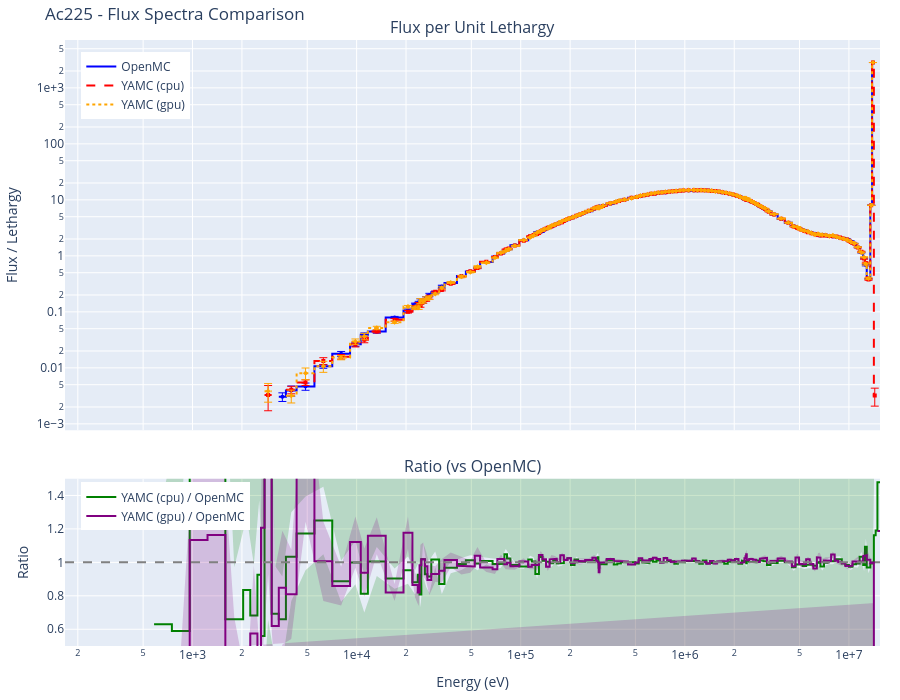
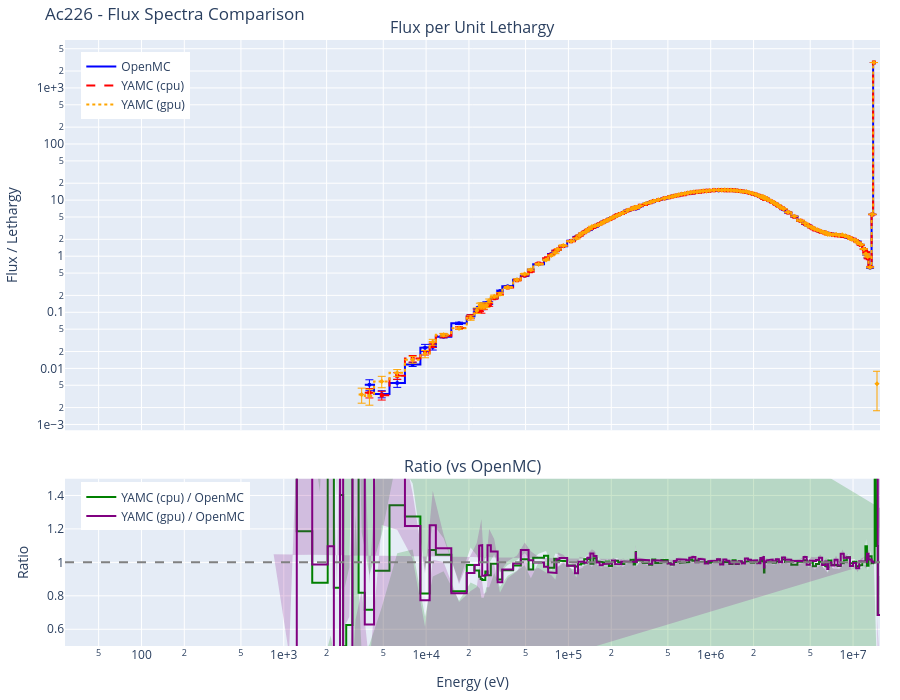
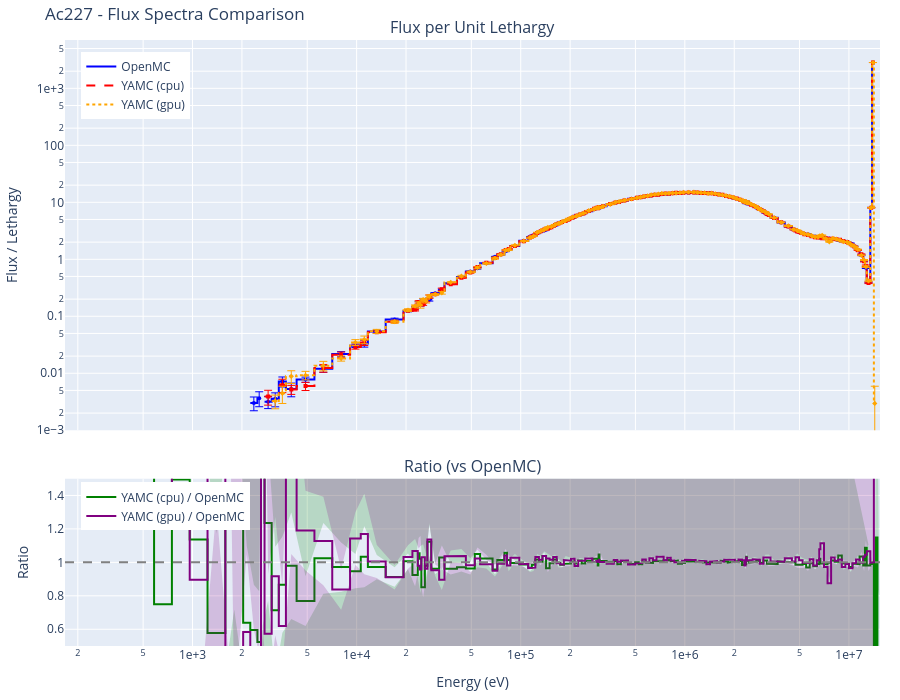
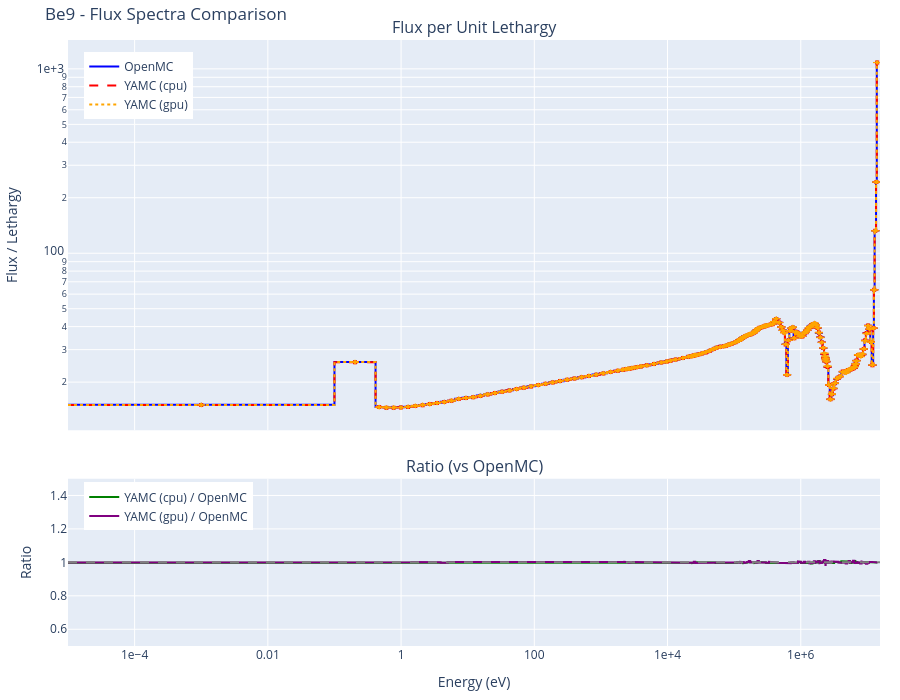

The notebook cell saved with these charts, in order:
### Markdown cell above
## Results by Nuclide

Below are the comparison results for each nuclide. Each section includes:

- Interactive flux spectra plot (log-log scale)
- YAMC/OpenMC ratio plot with uncertainty band
- Tally comparison table sorted by relative difference
- Performance comparison (particles/second)

### Code cell
# Display results for each nuclide
for nuclide, results in all_results.items():
    openmc_results = results.get('openmc')  # may be None when openmc-cpu not in MC_BACKENDS

    # Collect available YAMC backends in the order the user requested
    yamc_results_by_backend = {}
    for compute in COMPUTES:
        yres = results.get(f'yamc-{compute}')
        if yres is not None:
            yamc_results_by_backend[compute] = yres

    display(Markdown(f"## {nuclide}"))

    # Performance line — one entry per code/backend that ran
    perf_parts = []
    if openmc_results is not None:
        perf_parts.append(f"OpenMC: {openmc_results['particles/s']:,.0f} particles/s")
    for compute, yres in yamc_results_by_backend.items():
        perf_parts.append(f"YAMC ({compute}): {yres['particles/s']:,.0f} particles/s")
    display(Markdown(f"**Performance:** " + " | ".join(perf_parts)))

    # Combined flux spectra plot
    fig = create_comparison_plot(openmc_results, yamc_results_by_backend)
    fig.update_layout(title=f"{nuclide} - Flux Spectra Comparison")
    fig.show()

    # Spectral agreement: each yamc backend vs the reference (openmc when
    # present, else the first yamc backend).
    if openmc_results is not None:
        ref_label = 'OpenMC'
        ref_results = openmc_results
        comparisons = list(yamc_results_by_backend.items())
    elif len(yamc_results_by_backend) >= 2:
        backends = list(yamc_results_by_backend)
        ref_label = f'YAMC ({backends[0]})'
        ref_results = yamc_results_by_backend[backends[0]]
        comparisons = [(b, yamc_results_by_backend[b]) for b in backends[1:]]
    else:
        comparisons = []

    for compute, yres in comparisons:
        heading = (
            f"#### Spectral Agreement (YAMC {compute} vs {ref_label})"
            if len(comparisons) > 1 or openmc_results is None
            else "#### Spectral Agreement"
        )
        display(Markdown(heading))
        stats = calculate_spectral_agreement(ref_results, yres)
        display(create_agreement_table(stats).style.hide(axis='index'))

    # Combined tally table
    display(Markdown("#### Tally Comparison"))
    table = create_tally_table(openmc_results, yamc_results_by_backend)
    display(table.style.hide(axis='index'))

    print()  # spacing

### Figure 1 — Plotly figure (JSON) as saved in the notebook; plotly's stock layout.template omitted (floating-point values rounded to 4 significant figures; data arrays with more than 128 entries replaced by an {"elided": "..."} marker saying what was removed)
{"data": [{"legend": "legend", "line": {"color": "blue", "width": 2}, "mode": "lines", "name": "OpenMC", "showlegend": true, "type": "scatter", "x": {"elided": "350 float values"}, "xaxis": "x", "y": {"elided": "350 float values"}, "yaxis": "y"}, {"error_y": {"array": {"elided": "175 float values"}, "color": "blue", "thickness": 1, "type": "data", "visible": true}, "marker": {"color": "blue", "size": 4, "symbol": "circle"}, "mode": "markers", "name": "OpenMC error", "showlegend": false, "type": "scatter", "x": {"elided": "175 float values"}, "xaxis": "x", "y": {"elided": "175 float values"}, "yaxis": "y"}, {"legend": "legend", "line": {"color": "red", "dash": "dash", "width": 2}, "mode": "lines", "name": "YAMC (cpu)", "showlegend": true, "type": "scatter", "x": {"elided": "350 float values"}, "xaxis": "x", "y": {"elided": "350 float values"}, "yaxis": "y"}, {"error_y": {"array": {"elided": "175 float values"}, "color": "red", "thickness": 1, "type": "data", "visible": true}, "marker": {"color": "red", "size": 4, "symbol": "square"}, "mode": "markers", "name": "YAMC (cpu) error", "showlegend": false, "type": "scatter", "x": {"elided": "175 float values"}, "xaxis": "x", "y": {"elided": "175 float values"}, "yaxis": "y"}, {"legend": "legend", "line": {"color": "orange", "dash": "dot", "width": 2}, "mode": "lines", "name": "YAMC (gpu)", "showlegend": true, "type": "scatter", "x": {"elided": "350 float values"}, "xaxis": "x", "y": {"elided": "350 float values"}, "yaxis": "y"}, {"error_y": {"array": {"elided": "175 float values"}, "color": "orange", "thickness": 1, "type": "data", "visible": true}, "marker": {"color": "orange", "size": 4, "symbol": "diamond"}, "mode": "markers", "name": "YAMC (gpu) error", "showlegend": false, "type": "scatter", "x": {"elided": "175 float values"}, "xaxis": "x", "y": {"elided": "175 float values"}, "yaxis": "y"}, {"legend": "legend2", "line": {"color": "green", "width": 2}, "mode": "lines", "name": "YAMC (cpu) / OpenMC", "showlegend": true, "type": "scatter", "x": {"elided": "350 float values"}, "xaxis": "x2", "y": {"elided": "350 float values"}, "yaxis": "y2"}, {"fill": "toself", "fillcolor": "rgba(0, 128, 0, 0.2)", "line": {"color": "rgba(255,255,255,0)"}, "name": "YAMC (cpu) / OpenMC uncertainty", "showlegend": false, "type": "scatter", "x": {"elided": "350 float values"}, "xaxis": "x2", "y": {"elided": "350 float values"}, "yaxis": "y2"}, {"legend": "legend2", "line": {"color": "purple", "width": 2}, "mode": "lines", "name": "YAMC (gpu) / OpenMC", "showlegend": true, "type": "scatter", "x": {"elided": "350 float values"}, "xaxis": "x2", "y": {"elided": "350 float values"}, "yaxis": "y2"}, {"fill": "toself", "fillcolor": "rgba(128, 0, 128, 0.2)", "line": {"color": "rgba(255,255,255,0)"}, "name": "YAMC (gpu) / OpenMC uncertainty", "showlegend": false, "type": "scatter", "x": {"elided": "350 float values"}, "xaxis": "x2", "y": {"elided": "350 float values"}, "yaxis": "y2"}], "layout": {"annotations": [{"font": {"size": 16}, "showarrow": false, "text": "Flux per Unit Lethargy", "x": 0.5, "xanchor": "center", "xref": "paper", "y": 1.0, "yanchor": "bottom", "yref": "paper"}, {"font": {"size": 16}, "showarrow": false, "text": "Ratio (vs OpenMC)", "x": 0.5, "xanchor": "center", "xref": "paper", "y": 0.276, "yanchor": "bottom", "yref": "paper"}], "height": 700, "legend": {"x": 0.02, "xanchor": "left", "y": 0.98, "yanchor": "top"}, "legend2": {"x": 0.02, "xanchor": "left", "y": 0.27, "yanchor": "top"}, "margin": {"b": 40, "l": 60, "r": 20, "t": 40}, "shapes": [{"line": {"color": "gray", "dash": "dash"}, "type": "line", "x0": 0, "x1": 1, "xref": "x2 domain", "y0": 1.0, "y1": 1.0, "yref": "y2"}], "title": {"text": "Ac225 - Flux Spectra Comparison"}, "xaxis": {"anchor": "y", "domain": [0.0, 1.0], "exponentformat": "e", "matches": "x2", "range": [2.223, 7.189], "showticklabels": false, "type": "log"}, "xaxis2": {"anchor": "y2", "domain": [0.0, 1.0], "exponentformat": "e", "range": [2.223, 7.189], "title": {"text": "Energy (eV)"}, "type": "log"}, "yaxis": {"anchor": "x", "domain": [0.356, 1.0], "exponentformat": "e", "title": {"text": "Flux / Lethargy"}, "type": "log"}, "yaxis2": {"anchor": "x2", "domain": [0.0, 0.276], "range": [0.5, 1.5], "title": {"text": "Ratio"}}}}

### Figure 2 — Plotly figure (JSON) as saved in the notebook; plotly's stock layout.template omitted (floating-point values rounded to 4 significant figures; data arrays with more than 128 entries replaced by an {"elided": "..."} marker saying what was removed)
{"data": [{"legend": "legend", "line": {"color": "blue", "width": 2}, "mode": "lines", "name": "OpenMC", "showlegend": true, "type": "scatter", "x": {"elided": "350 float values"}, "xaxis": "x", "y": {"elided": "350 float values"}, "yaxis": "y"}, {"error_y": {"array": {"elided": "175 float values"}, "color": "blue", "thickness": 1, "type": "data", "visible": true}, "marker": {"color": "blue", "size": 4, "symbol": "circle"}, "mode": "markers", "name": "OpenMC error", "showlegend": false, "type": "scatter", "x": {"elided": "175 float values"}, "xaxis": "x", "y": {"elided": "175 float values"}, "yaxis": "y"}, {"legend": "legend", "line": {"color": "red", "dash": "dash", "width": 2}, "mode": "lines", "name": "YAMC (cpu)", "showlegend": true, "type": "scatter", "x": {"elided": "350 float values"}, "xaxis": "x", "y": {"elided": "350 float values"}, "yaxis": "y"}, {"error_y": {"array": {"elided": "175 float values"}, "color": "red", "thickness": 1, "type": "data", "visible": true}, "marker": {"color": "red", "size": 4, "symbol": "square"}, "mode": "markers", "name": "YAMC (cpu) error", "showlegend": false, "type": "scatter", "x": {"elided": "175 float values"}, "xaxis": "x", "y": {"elided": "175 float values"}, "yaxis": "y"}, {"legend": "legend", "line": {"color": "orange", "dash": "dot", "width": 2}, "mode": "lines", "name": "YAMC (gpu)", "showlegend": true, "type": "scatter", "x": {"elided": "350 float values"}, "xaxis": "x", "y": {"elided": "350 float values"}, "yaxis": "y"}, {"error_y": {"array": {"elided": "175 float values"}, "color": "orange", "thickness": 1, "type": "data", "visible": true}, "marker": {"color": "orange", "size": 4, "symbol": "diamond"}, "mode": "markers", "name": "YAMC (gpu) error", "showlegend": false, "type": "scatter", "x": {"elided": "175 float values"}, "xaxis": "x", "y": {"elided": "175 float values"}, "yaxis": "y"}, {"legend": "legend2", "line": {"color": "green", "width": 2}, "mode": "lines", "name": "YAMC (cpu) / OpenMC", "showlegend": true, "type": "scatter", "x": {"elided": "350 float values"}, "xaxis": "x2", "y": {"elided": "350 float values"}, "yaxis": "y2"}, {"fill": "toself", "fillcolor": "rgba(0, 128, 0, 0.2)", "line": {"color": "rgba(255,255,255,0)"}, "name": "YAMC (cpu) / OpenMC uncertainty", "showlegend": false, "type": "scatter", "x": {"elided": "350 float values"}, "xaxis": "x2", "y": {"elided": "350 float values"}, "yaxis": "y2"}, {"legend": "legend2", "line": {"color": "purple", "width": 2}, "mode": "lines", "name": "YAMC (gpu) / OpenMC", "showlegend": true, "type": "scatter", "x": {"elided": "350 float values"}, "xaxis": "x2", "y": {"elided": "350 float values"}, "yaxis": "y2"}, {"fill": "toself", "fillcolor": "rgba(128, 0, 128, 0.2)", "line": {"color": "rgba(255,255,255,0)"}, "name": "YAMC (gpu) / OpenMC uncertainty", "showlegend": false, "type": "scatter", "x": {"elided": "350 float values"}, "xaxis": "x2", "y": {"elided": "350 float values"}, "yaxis": "y2"}], "layout": {"annotations": [{"font": {"size": 16}, "showarrow": false, "text": "Flux per Unit Lethargy", "x": 0.5, "xanchor": "center", "xref": "paper", "y": 1.0, "yanchor": "bottom", "yref": "paper"}, {"font": {"size": 16}, "showarrow": false, "text": "Ratio (vs OpenMC)", "x": 0.5, "xanchor": "center", "xref": "paper", "y": 0.276, "yanchor": "bottom", "yref": "paper"}], "height": 700, "legend": {"x": 0.02, "xanchor": "left", "y": 0.98, "yanchor": "top"}, "legend2": {"x": 0.02, "xanchor": "left", "y": 0.27, "yanchor": "top"}, "margin": {"b": 40, "l": 60, "r": 20, "t": 40}, "shapes": [{"line": {"color": "gray", "dash": "dash"}, "type": "line", "x0": 0, "x1": 1, "xref": "x2 domain", "y0": 1.0, "y1": 1.0, "yref": "y2"}], "title": {"text": "Ac226 - Flux Spectra Comparison"}, "xaxis": {"anchor": "y", "domain": [0.0, 1.0], "exponentformat": "e", "matches": "x2", "range": [1.463, 7.189], "showticklabels": false, "type": "log"}, "xaxis2": {"anchor": "y2", "domain": [0.0, 1.0], "exponentformat": "e", "range": [1.463, 7.189], "title": {"text": "Energy (eV)"}, "type": "log"}, "yaxis": {"anchor": "x", "domain": [0.356, 1.0], "exponentformat": "e", "title": {"text": "Flux / Lethargy"}, "type": "log"}, "yaxis2": {"anchor": "x2", "domain": [0.0, 0.276], "range": [0.5, 1.5], "title": {"text": "Ratio"}}}}

### Figure 3 — Plotly figure (JSON) as saved in the notebook; plotly's stock layout.template omitted (floating-point values rounded to 4 significant figures; data arrays with more than 128 entries replaced by an {"elided": "..."} marker saying what was removed)
{"data": [{"legend": "legend", "line": {"color": "blue", "width": 2}, "mode": "lines", "name": "OpenMC", "showlegend": true, "type": "scatter", "x": {"elided": "350 float values"}, "xaxis": "x", "y": {"elided": "350 float values"}, "yaxis": "y"}, {"error_y": {"array": {"elided": "175 float values"}, "color": "blue", "thickness": 1, "type": "data", "visible": true}, "marker": {"color": "blue", "size": 4, "symbol": "circle"}, "mode": "markers", "name": "OpenMC error", "showlegend": false, "type": "scatter", "x": {"elided": "175 float values"}, "xaxis": "x", "y": {"elided": "175 float values"}, "yaxis": "y"}, {"legend": "legend", "line": {"color": "red", "dash": "dash", "width": 2}, "mode": "lines", "name": "YAMC (cpu)", "showlegend": true, "type": "scatter", "x": {"elided": "350 float values"}, "xaxis": "x", "y": {"elided": "350 float values"}, "yaxis": "y"}, {"error_y": {"array": {"elided": "175 float values"}, "color": "red", "thickness": 1, "type": "data", "visible": true}, "marker": {"color": "red", "size": 4, "symbol": "square"}, "mode": "markers", "name": "YAMC (cpu) error", "showlegend": false, "type": "scatter", "x": {"elided": "175 float values"}, "xaxis": "x", "y": {"elided": "175 float values"}, "yaxis": "y"}, {"legend": "legend", "line": {"color": "orange", "dash": "dot", "width": 2}, "mode": "lines", "name": "YAMC (gpu)", "showlegend": true, "type": "scatter", "x": {"elided": "350 float values"}, "xaxis": "x", "y": {"elided": "350 float values"}, "yaxis": "y"}, {"error_y": {"array": {"elided": "175 float values"}, "color": "orange", "thickness": 1, "type": "data", "visible": true}, "marker": {"color": "orange", "size": 4, "symbol": "diamond"}, "mode": "markers", "name": "YAMC (gpu) error", "showlegend": false, "type": "scatter", "x": {"elided": "175 float values"}, "xaxis": "x", "y": {"elided": "175 float values"}, "yaxis": "y"}, {"legend": "legend2", "line": {"color": "green", "width": 2}, "mode": "lines", "name": "YAMC (cpu) / OpenMC", "showlegend": true, "type": "scatter", "x": {"elided": "350 float values"}, "xaxis": "x2", "y": {"elided": "350 float values"}, "yaxis": "y2"}, {"fill": "toself", "fillcolor": "rgba(0, 128, 0, 0.2)", "line": {"color": "rgba(255,255,255,0)"}, "name": "YAMC (cpu) / OpenMC uncertainty", "showlegend": false, "type": "scatter", "x": {"elided": "350 float values"}, "xaxis": "x2", "y": {"elided": "350 float values"}, "yaxis": "y2"}, {"legend": "legend2", "line": {"color": "purple", "width": 2}, "mode": "lines", "name": "YAMC (gpu) / OpenMC", "showlegend": true, "type": "scatter", "x": {"elided": "350 float values"}, "xaxis": "x2", "y": {"elided": "350 float values"}, "yaxis": "y2"}, {"fill": "toself", "fillcolor": "rgba(128, 0, 128, 0.2)", "line": {"color": "rgba(255,255,255,0)"}, "name": "YAMC (gpu) / OpenMC uncertainty", "showlegend": false, "type": "scatter", "x": {"elided": "350 float values"}, "xaxis": "x2", "y": {"elided": "350 float values"}, "yaxis": "y2"}], "layout": {"annotations": [{"font": {"size": 16}, "showarrow": false, "text": "Flux per Unit Lethargy", "x": 0.5, "xanchor": "center", "xref": "paper", "y": 1.0, "yanchor": "bottom", "yref": "paper"}, {"font": {"size": 16}, "showarrow": false, "text": "Ratio (vs OpenMC)", "x": 0.5, "xanchor": "center", "xref": "paper", "y": 0.276, "yanchor": "bottom", "yref": "paper"}], "height": 700, "legend": {"x": 0.02, "xanchor": "left", "y": 0.98, "yanchor": "top"}, "legend2": {"x": 0.02, "xanchor": "left", "y": 0.27, "yanchor": "top"}, "margin": {"b": 40, "l": 60, "r": 20, "t": 40}, "shapes": [{"line": {"color": "gray", "dash": "dash"}, "type": "line", "x0": 0, "x1": 1, "xref": "x2 domain", "y0": 1.0, "y1": 1.0, "yref": "y2"}], "title": {"text": "Ac227 - Flux Spectra Comparison"}, "xaxis": {"anchor": "y", "domain": [0.0, 1.0], "exponentformat": "e", "matches": "x2", "range": [2.223, 7.189], "showticklabels": false, "type": "log"}, "xaxis2": {"anchor": "y2", "domain": [0.0, 1.0], "exponentformat": "e", "range": [2.223, 7.189], "title": {"text": "Energy (eV)"}, "type": "log"}, "yaxis": {"anchor": "x", "domain": [0.356, 1.0], "exponentformat": "e", "title": {"text": "Flux / Lethargy"}, "type": "log"}, "yaxis2": {"anchor": "x2", "domain": [0.0, 0.276], "range": [0.5, 1.5], "title": {"text": "Ratio"}}}}

### Figure 4 — Plotly figure (JSON) as saved in the notebook; plotly's stock layout.template omitted (floating-point values rounded to 4 significant figures; data arrays with more than 128 entries replaced by an {"elided": "..."} marker saying what was removed)
{"data": [{"legend": "legend", "line": {"color": "blue", "width": 2}, "mode": "lines", "name": "OpenMC", "showlegend": true, "type": "scatter", "x": {"elided": "350 float values"}, "xaxis": "x", "y": {"elided": "350 float values"}, "yaxis": "y"}, {"error_y": {"array": {"elided": "175 float values"}, "color": "blue", "thickness": 1, "type": "data", "visible": true}, "marker": {"color": "blue", "size": 4, "symbol": "circle"}, "mode": "markers", "name": "OpenMC error", "showlegend": false, "type": "scatter", "x": {"elided": "175 float values"}, "xaxis": "x", "y": {"elided": "175 float values"}, "yaxis": "y"}, {"legend": "legend", "line": {"color": "red", "dash": "dash", "width": 2}, "mode": "lines", "name": "YAMC (cpu)", "showlegend": true, "type": "scatter", "x": {"elided": "350 float values"}, "xaxis": "x", "y": {"elided": "350 float values"}, "yaxis": "y"}, {"error_y": {"array": {"elided": "175 float values"}, "color": "red", "thickness": 1, "type": "data", "visible": true}, "marker": {"color": "red", "size": 4, "symbol": "square"}, "mode": "markers", "name": "YAMC (cpu) error", "showlegend": false, "type": "scatter", "x": {"elided": "175 float values"}, "xaxis": "x", "y": {"elided": "175 float values"}, "yaxis": "y"}, {"legend": "legend", "line": {"color": "orange", "dash": "dot", "width": 2}, "mode": "lines", "name": "YAMC (gpu)", "showlegend": true, "type": "scatter", "x": {"elided": "350 float values"}, "xaxis": "x", "y": {"elided": "350 float values"}, "yaxis": "y"}, {"error_y": {"array": {"elided": "175 float values"}, "color": "orange", "thickness": 1, "type": "data", "visible": true}, "marker": {"color": "orange", "size": 4, "symbol": "diamond"}, "mode": "markers", "name": "YAMC (gpu) error", "showlegend": false, "type": "scatter", "x": {"elided": "175 float values"}, "xaxis": "x", "y": {"elided": "175 float values"}, "yaxis": "y"}, {"legend": "legend2", "line": {"color": "green", "width": 2}, "mode": "lines", "name": "YAMC (cpu) / OpenMC", "showlegend": true, "type": "scatter", "x": {"elided": "350 float values"}, "xaxis": "x2", "y": {"elided": "350 float values"}, "yaxis": "y2"}, {"fill": "toself", "fillcolor": "rgba(0, 128, 0, 0.2)", "line": {"color": "rgba(255,255,255,0)"}, "name": "YAMC (cpu) / OpenMC uncertainty", "showlegend": false, "type": "scatter", "x": {"elided": "350 float values"}, "xaxis": "x2", "y": {"elided": "350 float values"}, "yaxis": "y2"}, {"legend": "legend2", "line": {"color": "purple", "width": 2}, "mode": "lines", "name": "YAMC (gpu) / OpenMC", "showlegend": true, "type": "scatter", "x": {"elided": "350 float values"}, "xaxis": "x2", "y": {"elided": "350 float values"}, "yaxis": "y2"}, {"fill": "toself", "fillcolor": "rgba(128, 0, 128, 0.2)", "line": {"color": "rgba(255,255,255,0)"}, "name": "YAMC (gpu) / OpenMC uncertainty", "showlegend": false, "type": "scatter", "x": {"elided": "350 float values"}, "xaxis": "x2", "y": {"elided": "350 float values"}, "yaxis": "y2"}], "layout": {"annotations": [{"font": {"size": 16}, "showarrow": false, "text": "Flux per Unit Lethargy", "x": 0.5, "xanchor": "center", "xref": "paper", "y": 1.0, "yanchor": "bottom", "yref": "paper"}, {"font": {"size": 16}, "showarrow": false, "text": "Ratio (vs OpenMC)", "x": 0.5, "xanchor": "center", "xref": "paper", "y": 0.276, "yanchor": "bottom", "yref": "paper"}], "height": 700, "legend": {"x": 0.02, "xanchor": "left", "y": 0.98, "yanchor": "top"}, "legend2": {"x": 0.02, "xanchor": "left", "y": 0.27, "yanchor": "top"}, "margin": {"b": 40, "l": 60, "r": 20, "t": 40}, "shapes": [{"line": {"color": "gray", "dash": "dash"}, "type": "line", "x0": 0, "x1": 1, "xref": "x2 domain", "y0": 1.0, "y1": 1.0, "yref": "y2"}], "title": {"text": "Be9 - Flux Spectra Comparison"}, "xaxis": {"anchor": "y", "domain": [0.0, 1.0], "exponentformat": "e", "matches": "x2", "range": [-5.0, 7.189], "showticklabels": false, "type": "log"}, "xaxis2": {"anchor": "y2", "domain": [0.0, 1.0], "exponentformat": "e", "range": [-5.0, 7.189], "title": {"text": "Energy (eV)"}, "type": "log"}, "yaxis": {"anchor": "x", "domain": [0.356, 1.0], "exponentformat": "e", "title": {"text": "Flux / Lethargy"}, "type": "log"}, "yaxis2": {"anchor": "x2", "domain": [0.0, 0.276], "range": [0.5, 1.5], "title": {"text": "Ratio"}}}}
